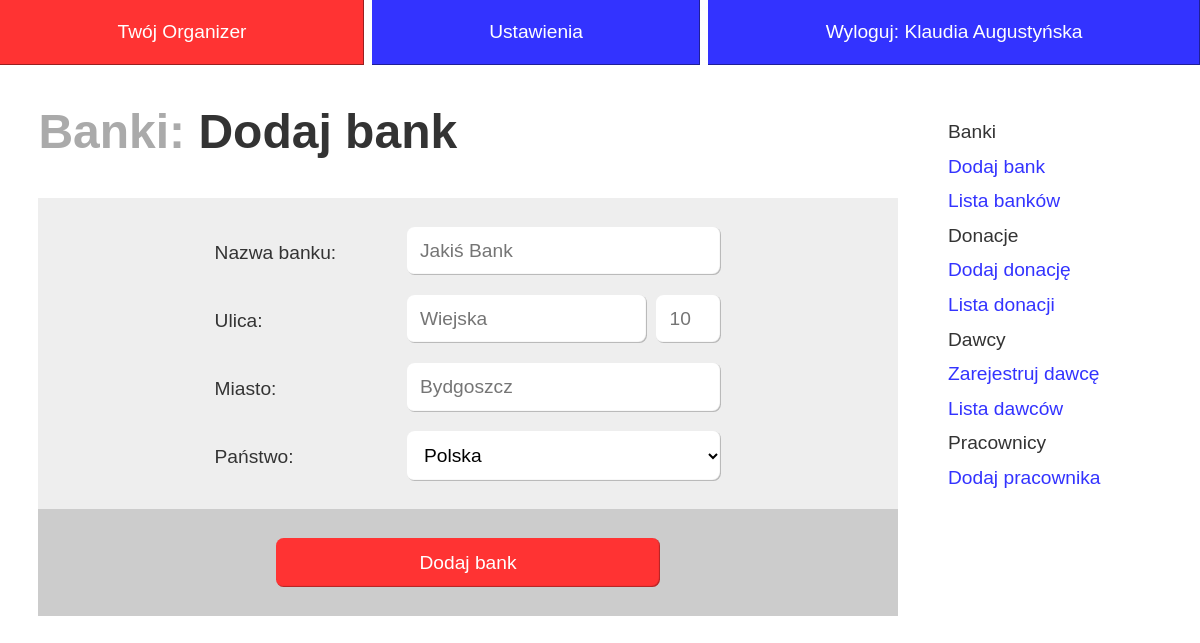
Page /index.php?org=banki&metoda=dodaj (signed in) on the committed database.
### tables this page shows
CREATE TABLE IF NOT EXISTS `menu` (
  `id` int(11) NOT NULL AUTO_INCREMENT,
  `parent_id` int(11) NOT NULL DEFAULT '0',
  `typ` int(11) NOT NULL,
  `naglowek` tinyint(1) NOT NULL DEFAULT '1',
  `opcja_id` int(11) DEFAULT NULL,
  `adres` varchar(200) DEFAULT NULL,
  `etykieta` varchar(100) NOT NULL,
  PRIMARY KEY (`id`),
  UNIQUE KEY `opcja_id` (`opcja_id`)
);

### src/menu.php (the view, shortened to what this page needs)
<?php
class Menu {
	static public function Generuj($user, $typ, $parent = 0) {
		global $mysqli;
		$result = $mysqli->query("
			SELECT *
			FROM menu
			WHERE
				parent_id = $parent
				AND typ = $typ
		");
		if ($result->num_rows > 0) {
			$tablica  = array();
			while ($row = $result->fetch_assoc()) {
				if ($row['naglowek'] == 0) {
					if (!Uzytkownicy::SprawdzOpcje($user, $row['opcja_id']))
						continue;
					print "<li><a href=\"$row[adres]\">$row[etykieta]</a></li>";
				}
				else
					print "<li>$row[etykieta] ";
				self::Generuj($user, $typ, $row['id']);
				print "</li>";
			}
			return $tablica;
		}
	}
}
?>

### style.css (style rules this page uses)
* { margin:0; padding:0 }
a { text-decoration:none }
html { font-family: sans-serif; font-size: 1.2em; line-height: 1.8em;color:#333;overflow-y:scroll }
#content a { color:#3333ff; }
.menu3 li { list-style:none }

### rows in the picture
menu: etykieta "Banki"
menu: etykieta "Dodaj bank"
menu: etykieta "Lista banków"
menu: etykieta "Donacje"
menu: etykieta "Dodaj donację"
menu: etykieta "Lista donacji"
menu: etykieta "Dawcy"
menu: etykieta "Zarejestruj dawcę"
menu: etykieta "Lista dawców"
menu: etykieta "Pracownicy"
menu: etykieta "Dodaj pracownika"

### other values in the picture
$_SESSION['user']->imie "Klaudia"
$_SESSION['user']->nazwisko "Augustyńska"
form field panstwo "Polska"
